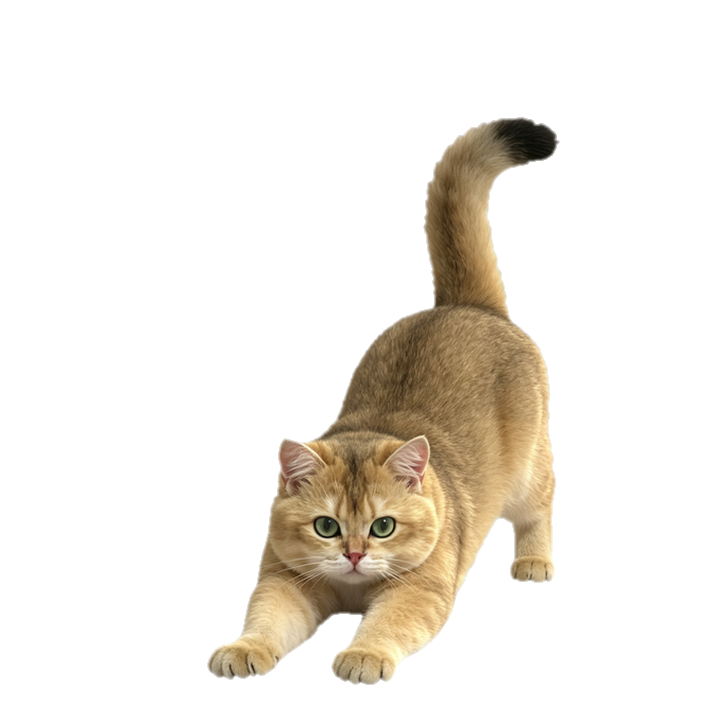
#> input picture assets/frames/model_stretch_reach.png, 720 x 720 px
$ python -i fix_edge_dark3.py   (imports and definitions only)
#> lines starting #> are read from the running program, lines starting #| are printed output that depends on the picture; after the words box and inside, x2 and y2 are one past the last pixel; in counts of white or black regions, pixels touching at a corner belong together
# -*- coding: utf-8 -*-
"""素材层：清除边界不透明极暗点（邻域透明 + 亮度<330 → alpha 0）。全部帧。"""
import os

from PIL import Image, ImageFilter

FRAMES = r"F:\AI产物\doubao\deskpet\assets\frames"
FILES = ["model_main.png", "model_doze.png"] + \
        [f"model_sleep_full_{i:03d}.png" for i in range(1, 124)] + \
        ["model_side_stand.png", "model_walk_l.png", "model_walk_r.png",
         "model_stretch_arch.png", "model_stretch_reach.png", "model_stretch_flat.png",
         "model_look_l.png", "model_look_r.png", "model_lie_side.png",
         "model_sleep_curl.png", "model_jump_crouch.png", "model_jump_air.png"]


def fix(p):
#> called with p = 'frames/model_stretch_reach.png'
    im = Image.open(p).convert("RGBA")
#> im is the input picture: PIL image 720x720 RGBA; mean R, G, B, A 29.8, 25.1, 18, 44.5
    r, g, b, a = im.split()
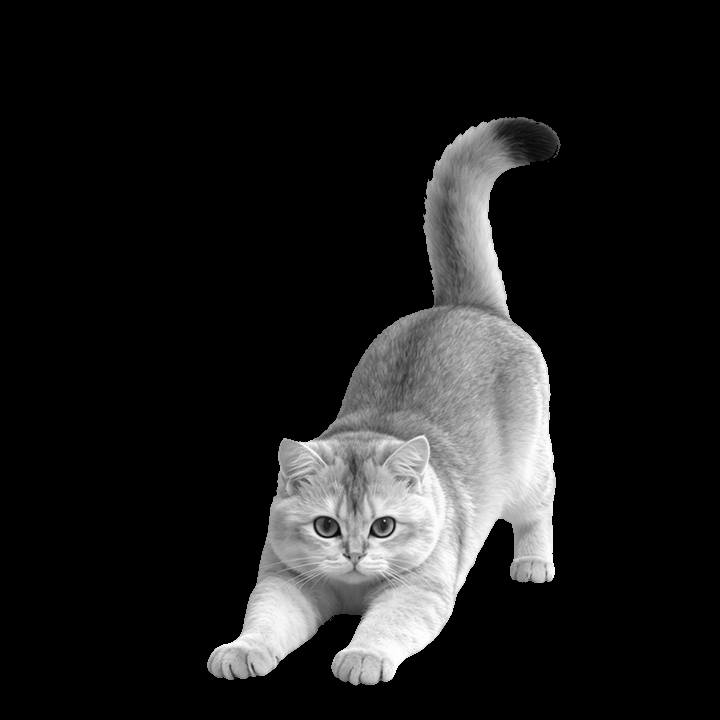
#> r: PIL image 720x720 L; min 0, max 255, mean 29.8
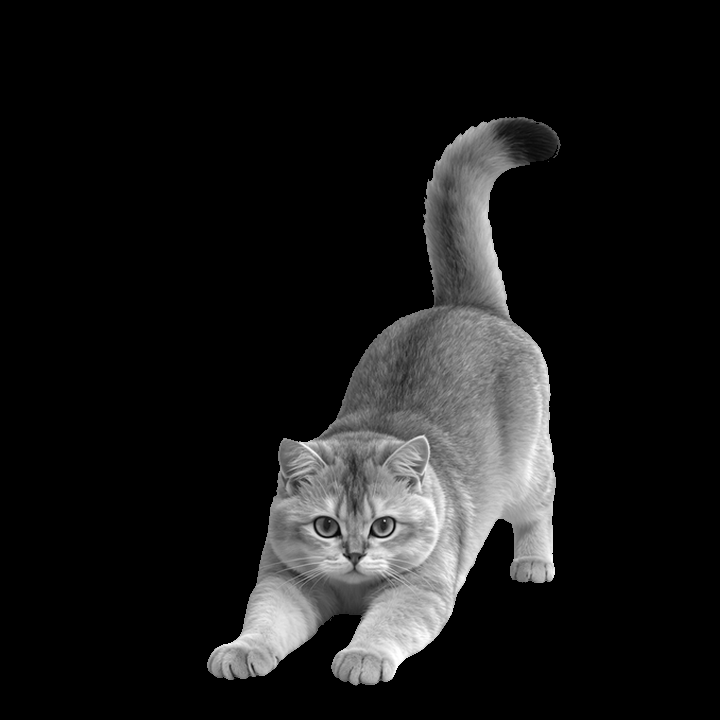
#> g: PIL image 720x720 L; min 0, max 255, mean 25.1
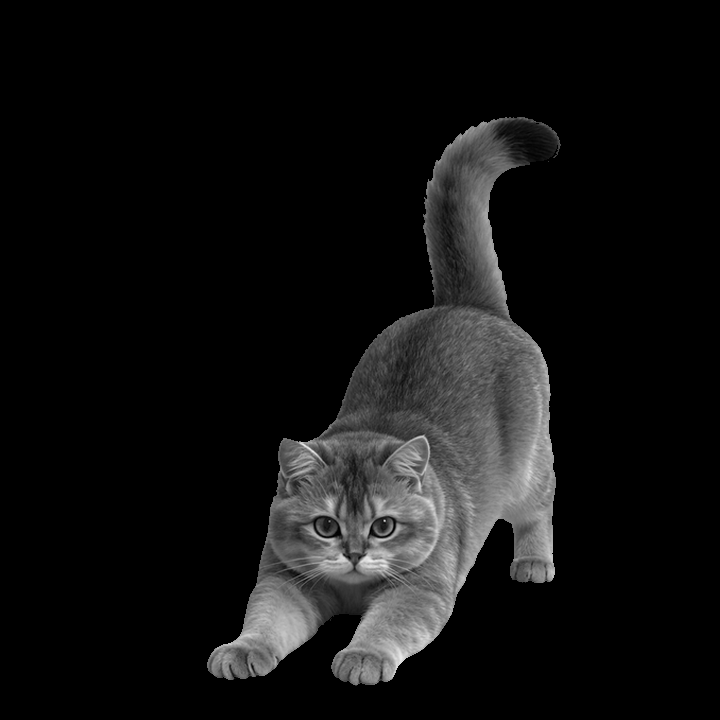
#> b: PIL image 720x720 L; min 0, max 237, mean 18
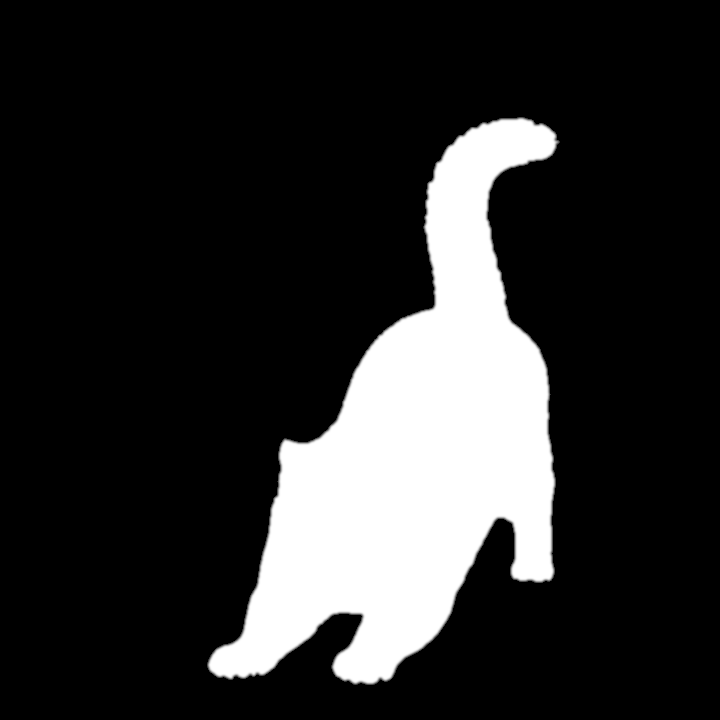
#> a: PIL image 720x720 L; min 0, max 255, mean 44.5
    amin = a.filter(ImageFilter.MinFilter(3))
    edge = amin.point(lambda v: 255 if v == 0 else 0)  # 邻域有透明
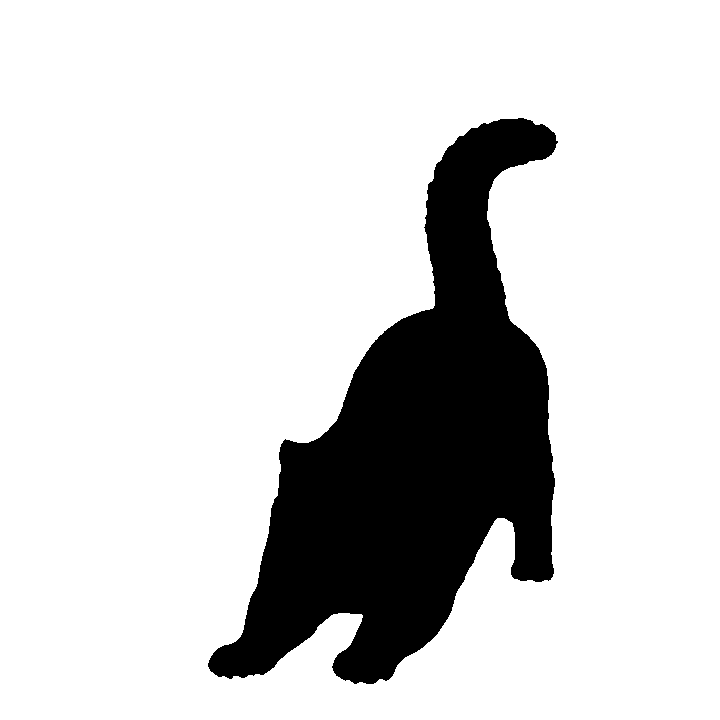
#> edge: PIL image 720x720 L; 82.5% white; 1 black region, box (x1, y1, x2, y2) and area: (208, 118, 558, 684) 90472
    pe = list(edge.getdata())
#> pe = 518400 items
    pr, pg, pb, pa = (list(x.getdata()) for x in (r, g, b, a))
#> pr = 518400 items; pg = 518400 items; pb = 518400 items; pa = 518400 items
    n = 0
    for i, e in enumerate(pe):
        if e and pa[i] > 0 and (pr[i] + pg[i] + pb[i]) < 330:
            pa[i] = 0
            n += 1
#> after the loop, n = 481
    if n:
        a.putdata(pa)
        out = Image.merge("RGBA", (r, g, b, a))
        out.save(p)
    return n


tot = 0
# [8 lines not run here, left out]

>>> result = fix('frames/model_stretch_reach.png')
#> result = 481

$ run again, on assets/frames/model_side_full_012.png
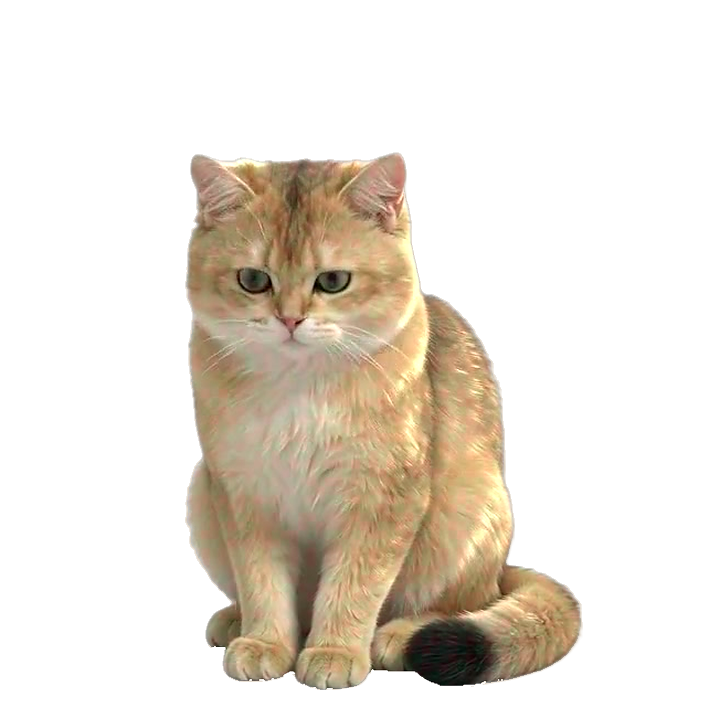
#> input picture assets/frames/model_side_full_012.png, 720 x 720 px
#> in fix, im is the input picture: PIL image 720x720 RGBA; mean R, G, B, A 177.7, 151.7, 116.9, 74.3
#> in fix, `r, g, b, a = im.split()`:
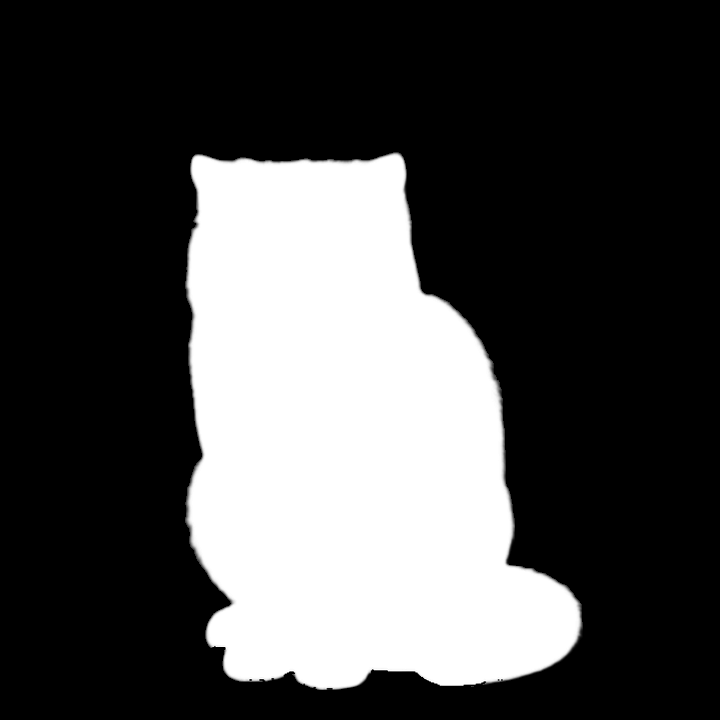
#> a: PIL image 720x720 L; min 0, max 255, mean 74.3
#> in fix, `edge = amin.point(lambda v: 255 if v == 0 else 0)`:
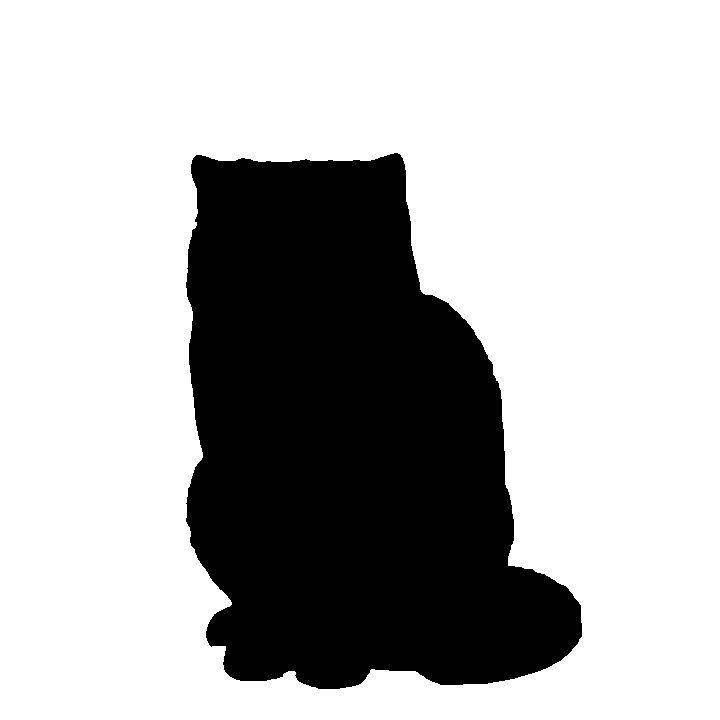
#> edge: PIL image 720x720 L; 70.8% white; 1 black region, box (x1, y1, x2, y2) and area: (186, 153, 582, 689) 151586
#> pe = 518400 items
#> after the loop in fix, `for i, e in enumerate(pe):`: n = 215

$ run again, on assets/frames/model_side_full_021.png
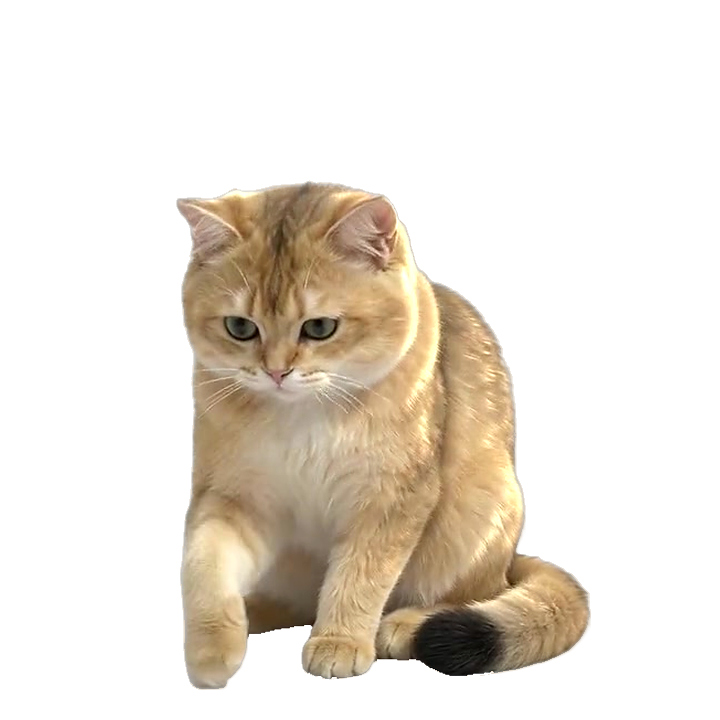
#> input picture assets/frames/model_side_full_021.png, 720 x 720 px
#> in fix, im is the input picture: PIL image 720x720 RGBA; mean R, G, B, A 177.8, 151.9, 117, 73.5
#> in fix, `r, g, b, a = im.split()`:
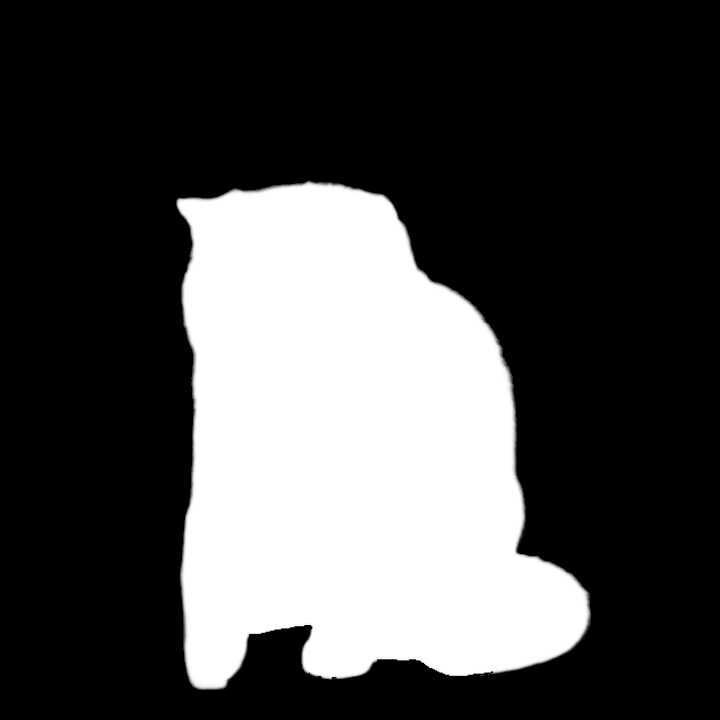
#> a: PIL image 720x720 L; min 0, max 255, mean 73.5
#> in fix, `edge = amin.point(lambda v: 255 if v == 0 else 0)`:
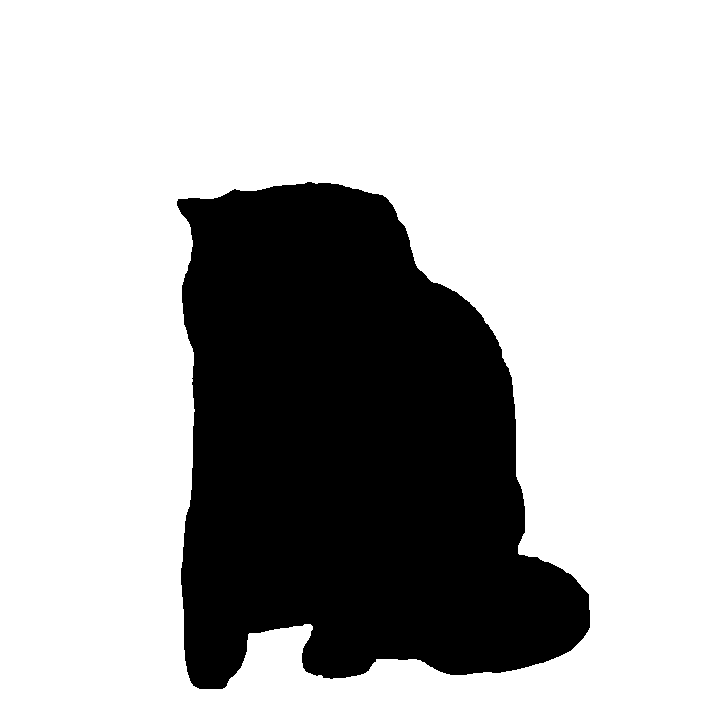
#> edge: PIL image 720x720 L; 71.1% white; 1 black region, box (x1, y1, x2, y2) and area: (177, 182, 590, 689) 149889
#> pe = 518400 items
#> after the loop in fix, `for i, e in enumerate(pe):`: n = 242
